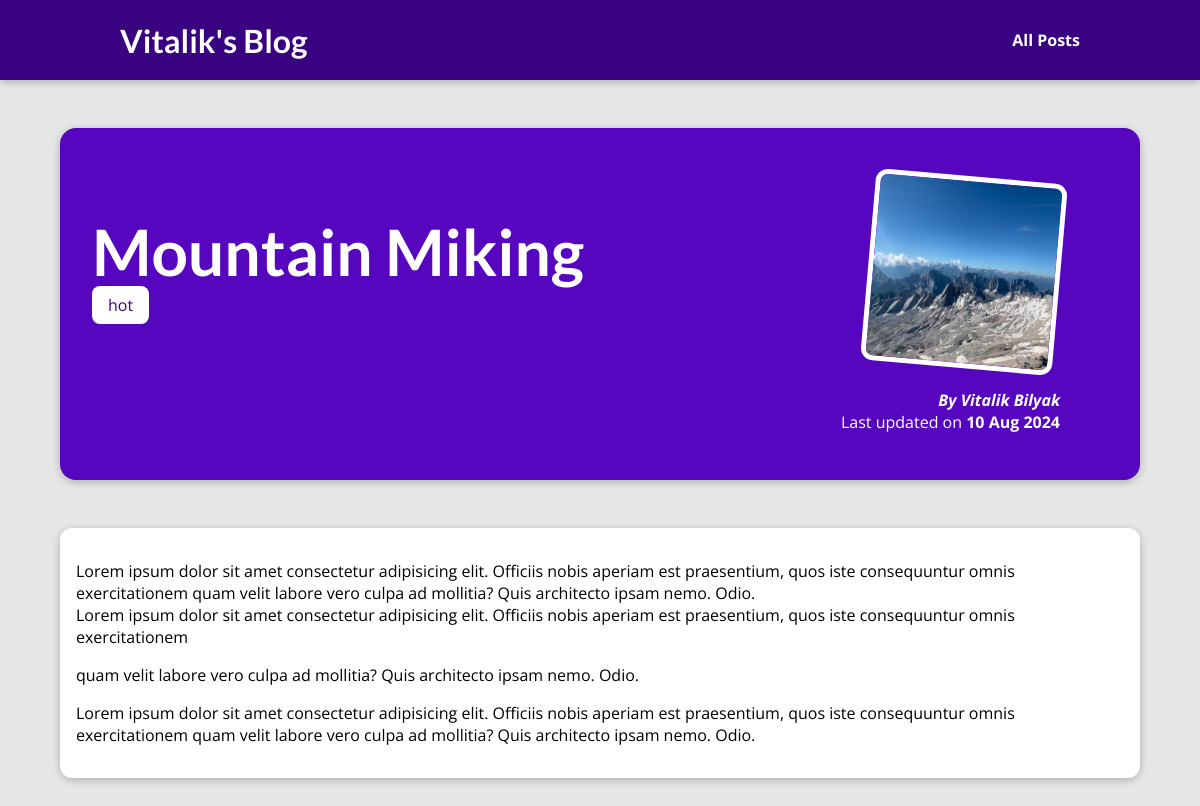
The page /posts/hike-in-the-mountains on the database its author committed.
### blog/models.py (models this page shows, shortened)
class Post(models.Model):
    title = models.CharField(max_length=150)
    excerpt = models.CharField(max_length=200)
    image_name = models.CharField(max_length=100)
    date = models.DateField(auto_now=True)
    slug = models.SlugField(unique=True, db_index=True)
    content = models.TextField(validators=[MinLengthValidator(10)])
    author = models.ForeignKey(
        Author, on_delete=models.SET_NULL, null=True,related_name="posts")
    tags = models.ManyToManyField(Tag)

class Tag(models.Model):
  caption = models.CharField(max_length=20)

class Author(models.Model):
    first_name = models.CharField(max_length=100)
    last_name = models.CharField(max_length=100)
    email_address = models.EmailField()
    def full_name(self):
        return f"{self.first_name} {self.last_name}"
    def __str__(self):
        return self.full_name()

### blog/views.py (the view)
# urls.py: path("posts/<slug:slug>", views.post_datail, name="post-datail-page")
def post_datail(request, slug):
    indentified_post= get_object_or_404(Post, slug=slug)
    return render(request, "post-detail.html" ,{
        "post": indentified_post,
        "post_tags": indentified_post.tags.all()
    })

### blog/templates/post-detail.html (shortened to what this page needs)
{% extends "base.html" %}
{% load static %}
{% block css_files %}
  <link rel="stylesheet" href="{% static "post-datail.css" %}">
{% endblock %}
{% block content %}
  <section id="summary">
    <h2>{{ post.title }}</h2>
    <div>
      {% for tag in post_tags %}
        <span class=tag>{{ tag.caption }}</span>
      {% endfor %}
    </div>
    <article>
     <img src="{% static "images/"|add:post.image_name %}" alt="{{ post.title }}">
      <address>By <a href="mailton:{{post.author.email_address }}">{{ post.author }}</a></address>
      <div>
        Last updated on <time>{{ post.date|date:'d M Y' }}</time>
      </div>
    </article>
  </section>
  <main>
    {{ post.content|linebreaks }}
  </main>
{% endblock %}

### static/app.css (style rules this page uses)
* { box-sizing: border-box; }
html { font-family: 'Open Sans', 'Lato', sans-serif; }
body { margin: 0; }
h1, h2, h3 { font-family: 'Lato', sans-serif; font-weight: bold; }

### blog/static/post-datail.css (style rules this page uses)
body { background-color: #e7e7e7; }
#summary { margin: 8rem auto 3rem auto; padding: 2rem; width: 90%; max-width: 90rem; border-radius: 16px; background-color: #5706c0; position: relative; box-shadow: 0 2px 8px rgba(0, 0, 0, 0.25); height: 22rem; }
#summary h2 { color: white; font-size: 4rem; position: relative; z-index: 2; margin-bottom: 0.25rem; }
#summary article { position: absolute; top: 2rem; right: 3rem; padding: 1rem 2rem; border-radius: 12px; text-align: right; color: white; }
#summary article img { width: 12rem; height: 12rem; border-radius: 12px; transform: rotateZ(5deg); border: 5px solid white; margin-bottom: 1rem; z-index: 1; }
#summary address { font-weight: bold; }
#summary a { color: white; text-decoration: none; }
#summary time { font-weight: bold; }
main { width: 90%; max-width: 90rem; margin: 3rem auto; background-color: white; padding: 1rem; border-radius: 12px; box-shadow: 0 2px 8px rgba(0, 0, 0, 0.25); }
.tag { background-color: white; color: #390281; padding: 0.5rem 1rem; border-radius: 8px; width: max-content; }

### rows shown on the page
Post: title "Mountain Miking", image_name (picture), author "Vitalik Bilyak", date "10 Aug 2024", content "Lorem ipsum dolor sit amet consectetur adipisicing elit. Officiis nobis aperiam est praesentium, quos iste consequuntur omnis exercitationem quam velit labore vero culpa ad mollitia? Quis architecto ipsam nemo. Odio. Lorem ipsum dolor sit amet consectetur adipisicing elit. Officiis nobis aperiam est praesentium, quos iste consequuntur omnis exercitationem quam velit labore vero culpa ad mollitia? Quis architecto ipsam nemo. Odio. Lorem ipsum dolor sit amet consectetur adipisicing elit. Officiis nobis aperiam est praesentium, quos iste consequuntur omnis exercitationem quam velit labore vero culpa ad mollitia? Quis architecto ipsam nemo. Odio."
Tag: caption "hot"
